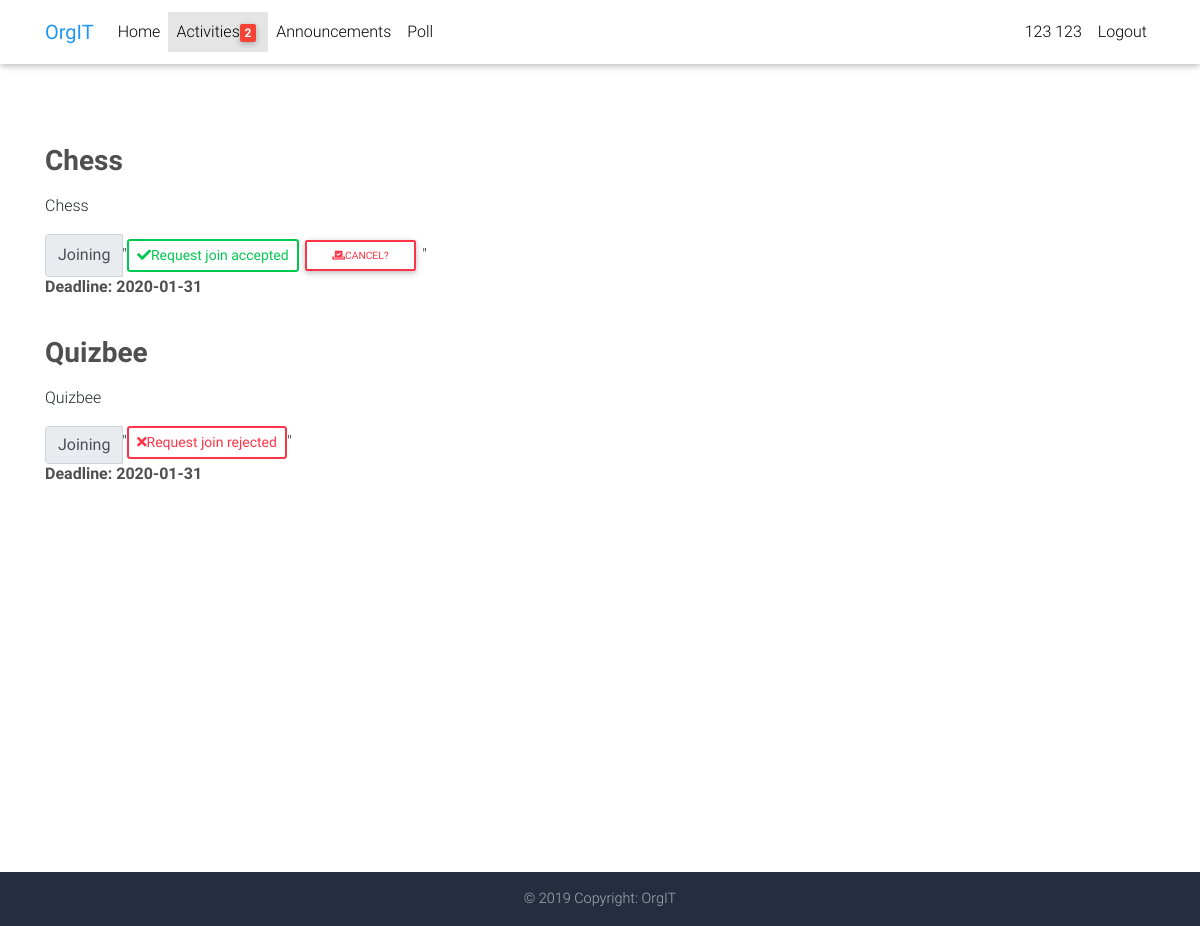
Screenshot of /activities.php (signed in) with the database file from the repository.
### tables this page shows
CREATE TABLE IF NOT EXISTS `users` (
  `id` int(255) NOT NULL AUTO_INCREMENT,
  `firstname` varchar(255) NOT NULL,
  `lastname` varchar(255) NOT NULL,
  `idnumber` int(255) NOT NULL,
  `course` varchar(255) NOT NULL,
  `year` int(255) NOT NULL,
  `email` varchar(255) NOT NULL,
  `password` varchar(255) NOT NULL,
  `status` enum('Rejected','Accepted','Renewing') DEFAULT NULL,
  `image` text,
  `endofsem` varchar(255) DEFAULT NULL,
  PRIMARY KEY (`id`),
  UNIQUE KEY `idnumber` (`idnumber`),
  UNIQUE KEY `email` (`email`)
);

CREATE TABLE IF NOT EXISTS `activityinvitation` (
  `id` int(255) NOT NULL AUTO_INCREMENT,
  `activityID` int(255) NOT NULL,
  `choice` enum('Joining','Not Joining','Cancelled') DEFAULT NULL,
  `userID` int(255) NOT NULL,
  `status` enum('Accepted','Rejected') DEFAULT NULL,
  PRIMARY KEY (`id`)
);

CREATE TABLE IF NOT EXISTS `activities` (
  `id` int(255) NOT NULL AUTO_INCREMENT,
  `title` varchar(255) NOT NULL,
  `description` text NOT NULL,
  `deadline` varchar(255) NOT NULL,
  `status` enum('Active','Inactive') NOT NULL,
  PRIMARY KEY (`id`)
);

### inc/session.php (called while the page is built, shortened)
<?php
	include 'inc/db.php';;
 	$today = date('Y-m-d');
	if(isset($_SESSION['users'])){
		$sql = mysqli_query($db, "SELECT * FROM users where `idnumber` = '".$_SESSION['users']."'");
		$user = mysqli_fetch_assoc($sql);
	}
?>

### activities.php (the view, shortened to what this page needs)
<?php
  include 'inc/header.php';
  include 'inc/session.php';
  $link = "Activities";
?>
<body>
<?php include 'inc/navbar.php'; ?>
 <main class="mt-5 pt-5">
    <div class="container">
      <section class="pt-5">
        <?php
          $sql = mysqli_query($db, "SELECT *, activities.id as actID from activities join activityinvitation on activities.id = activityinvitation.activityID where activityinvitation.userID = '".$user['id']."' and activities.status = 'Active' ORDER BY activities.deadline DESC");
          while ($row = mysqli_fetch_array($sql)) { ?>
            <?php if(strtotime($today) > strtotime($row['deadline'])): ?>
              <div class="row wow fadeIn">
                <div class="col-lg-12 col-xl-12 mb-4">
                  <h3 class="mb-3 font-weight-bold dark-grey-text">
                    <strong><?php echo ucfirst($row['title']);?></strong>
                  </h3>
                  <p><?php echo ucfirst($row['description']);?></p>
                    <?php
                      $sql2 = mysqli_query($db, "SELECT * FROM activityinvitation where activityID = '".$row['actID']."' and userID = '".$user['id']."' ");
                      while ($row2 = mysqli_fetch_array($sql2))  {
                        if(empty($row2['choice'])){
                          $input = '<h4 style="color: green;">Ignored</h4>';
                        } elseif ($row2['choice'] == 'Joining'){
                          $input = '<h4 style="color: green;">Joined</h4><button class="btn-sm btn-outline-info waves-effect" disabled>'.$row2['status'].'</button>';
                        } else {
                          $input = '<h4 style="color: green;">Not Joining</h4>';
                        }
                        ?>
                        <?php echo $input;?>
                      <?php } ?>
                    <h6 class="mb-3 font-weight-bold dark-grey-text">
                      <strong>Poll Ended: <?php echo ucfirst($row['deadline']);?></strong>
                    </h6>
                </div>
              </div>
            <?php else: ?>
              <?php if(empty($row['choice'])): ?>
                <div class="row wow fadeIn" style="visibility: visible; animation-name: fadeIn;">
                  <div class="col-lg-12 col-xl-12 mb-4">
                    <h3 class="mb-3 font-weight-bold dark-grey-text">
                      <strong><?php echo ucfirst($row['title']);?></strong>
                    </h3>
                    <p><?php echo ucfirst($row['description']);?></p>
                    <div class="btn-group" role="group" aria-label="Basic example">
                      <form method="POST" action="activities.php">
                        <input class="form-check-input" type="hidden" name="user" value="<?php echo $user['id'];?>">
                        <input class="form-check-input" type="hidden" name="act" value="<?php echo $row['actID'];?>">
                        <button class="btn btn-outline-success waves-effect" name="submit" type="submit"><i class="nav-icon fas fa-vote-yea"></i>Join</button>
                      </form>
                      <form method="POST" action="activities.php">
                        <input class="form-check-input" type="hidden" name="user" value="<?php echo $user['id'];?>">
                        <input class="form-check-input" type="hidden" name="act" value="<?php echo $row['actID'];?>">
                        <button class="btn btn-outline-danger waves-effect" name="submit1" type="submit"><i class="nav-icon fas fa-vote-yea"></i>Not Join</button>
                       </form>
                    </div>
                  </div>
                </div>
                <div class="row">
                  <div class="col-6">
                                        <h6 class="mb-3 font-weight-bold dark-grey-text">
                      <strong>Deadline: <?php echo ucfirst($row['deadline']);?></strong>
                    </h6>
                  </div>
                </div>
                <hr class="mb-5">
                <?php else: ?>
                <div class="row wow fadeIn" style="visibility: visible; animation-name: fadeIn;">
                  <div class="col-lg-12 col-xl-12 mb-4">
                    <h3 class="mb-3 font-weight-bold dark-grey-text">
                      <strong><?php echo ucfirst($row['title']);?></strong>
                    </h3>
                    <p><?php echo ucfirst($row['description']);?></p>
                      <?php
                        $sql1 = mysqli_query($db, "SELECT * FROM activityinvitation where activityID = '".$row['actID']."' and userID = '".$user['id']."' ");
                        while ($row1 = mysqli_fetch_array($sql1))  {
                          $input = ''.ucfirst($row1['choice']).'';
                          if($row1['choice'] == 'Joining'){
                            if (empty($row1['status'])){
                              $input2 = '<button class="btn-sm btn-outline-info waves-effect" disabled>Request join Pending</button><input class="form-check-input" type="hidden" name="user" value="'.$user['id'].'"><input class="form-check-input" type="hidden" name="act" value="'.$row['actID'].'"><button class="btn-sm btn btn-outline-danger waves-effect" name="submit3" type="submit"><i class="nav-icon fas fa-vote-yea"></i>Cancel?</button>';
                            } elseif ($row1['status'] == 'Accepted') {
                              $input2 = '<button class="btn-sm btn-outline-success waves-effect" disabled><i class="nav-icon fas fa-check"></i>Request join accepted</button><input class="form-check-input" type="hidden" name="user" value="'.$user['id'].'"><input class="form-check-input" type="hidden" name="act" value="'.$row['actID'].'"><button class="btn-sm btn btn-outline-danger waves-effect" name="submit3" type="submit"><i class="nav-icon fas fa-vote-yea"></i>Cancel?</button>';
                            } else {
                              $input2 = '<button class="btn-sm btn-outline-danger waves-effect" disabled><i class="nav-icon fas fa-times"></i>Request join rejected</button>';
                            }
                            $input1 = '<form method="POST" action="activities.php">"'.$input2.'"</form>';
                          }
                          ?>
                          <div class="input-group">
                            <div class="input-group-prepend">
                              <span class="input-group-text"><?php echo $input;?></span>
                            </div>
                            <?php echo $input1;?>
                          </div>
                        <?php } ?>
                    <h6 class="mb-3 font-weight-bold dark-grey-text">
                      <strong>Deadline: <?php echo ucfirst($row['deadline']);?></strong>
                    </h6>
                  </div>
                </div>
                <?php endif ?>
           <?php endif ?>
          <?php } ?>
      </section>
    </div>
  </main>
<?php include 'inc/footer.php'; ?>
</body>
</html>

### inc/navbar.php (shortened to what this page needs)
<?php if(empty($_SESSION['users'])): ?>
  <header>
    <nav class="navbar fixed-top navbar-expand-lg navbar-light white scrolling-navbar">
      <div class="container">
        <a href="index.php" class="navbar-brand waves-effect">
          <strong class="blue-text">OrgIT </strong>
        </a>
        <button class="navbar-toggler" type="button" data-toggle="collapse" data-target="#navbarSupportedContent"
          aria-controls="navbarSupportedContent" aria-expanded="false" aria-label="Toggle navigation">
          <span class="navbar-toggler-icon"></span>
        </button>
        <div class="collapse navbar-collapse" id="navbarSupportedContent">
          <ul class="navbar-nav mr-auto">
            <li class="nav-item active">
              <a class="nav-link waves-effect" href="index.php">Home
                <span class="sr-only">(current)</span>
              </a>
            </li>
          </ul>
          <ul class="navbar-nav nav-flex-icons">
            <li class="nav-item">
              <a class="nav-link waves-effect" data-toggle="modal" data-target="#signup">Signup
              </a>
            </li>
            <li class="nav-item">
              <a class="nav-link waves-effect" data-toggle="modal" data-target="#login">Login
              </a>
            </li>
          </ul>
        </div>
      </div>
    </nav>
  </header>
  <?php else: ?>
  <header>
    <nav class="navbar fixed-top navbar-expand-lg navbar-light white scrolling-navbar">
      <div class="container">
        <a href="index.php" class="navbar-brand waves-effect">
          <strong class="blue-text">OrgIT </strong>
        </a>
        <div class="collapse navbar-collapse" id="navbarSupportedContent">
          <ul class="navbar-nav mr-auto">
            <li class="nav-item <?php if($link == 'Home') {echo 'active';} ?>">
              <a class="nav-link waves-effect" href="index.php">Home
              </a>
            </li>
            <li class="nav-item <?php if($link == 'Activities') {echo 'active';} ?>">
              <a class="nav-link waves-effect" href="activities.php">Activities<?php
                $sql1 = mysqli_query($db, " SELECT count(*) as counted from activities where DATEDIFF('".$today."', deadline) < '3'");
                 $row2 = mysqli_fetch_assoc($sql1);
                 $count = $row2['counted'];
                 if ($count > '0'){
                  echo '<span class="badge red z-depth-1 mr-1">'.$count.'</span>';
                 }
                ?> </a>
            </li>
            <li class="nav-item <?php if($link == 'Announcements') {echo 'active';} ?>">
              <a class="nav-link waves-effect" href="announcements.php">Announcements<?php
                ?> </a>
            </li>
            <li class="nav-item <?php if($link == 'Poll') {echo 'active';} ?>">
              <a class="nav-link waves-effect" href="poll.php">Poll
              </a>
            </li>
          </ul>
          <ul class="navbar-nav nav-flex-icons">
            <li class="nav-item <?php if($link == 'Profile') {echo 'active';} ?>">
              <a href="viewprofile.php" class="nav-link waves-effect"><?php echo ucwords($user['firstname']). ' '.ucwords($user['lastname']); ?></a>
            </li>
            <li class="nav-item">
              <a href="logout.php" class="nav-link waves-effect">Logout
              </a>
            </li>
          </ul>
        </div>
      </div>
    </nav>
  </header>
  <?php endif ?>

### inc/header.php (style rules this page uses)
* { margin: 0; padding: 0; }
html, body { height: 100%; width: 100%; }
main { min-height: 100%; }
header { width: 100%; }

### rows the page displays
users: firstname "123", lastname "123"
activityinvitation: activityID.title "Chess", activityID.description "Chess", choice "Joining", activityID.deadline "2020-01-31"
activityinvitation: activityID.title "Quizbee", activityID.description "Quizbee", choice "Joining", status "Request join rejected", activityID.deadline "2020-01-31"

### other values shown
$count "2"
